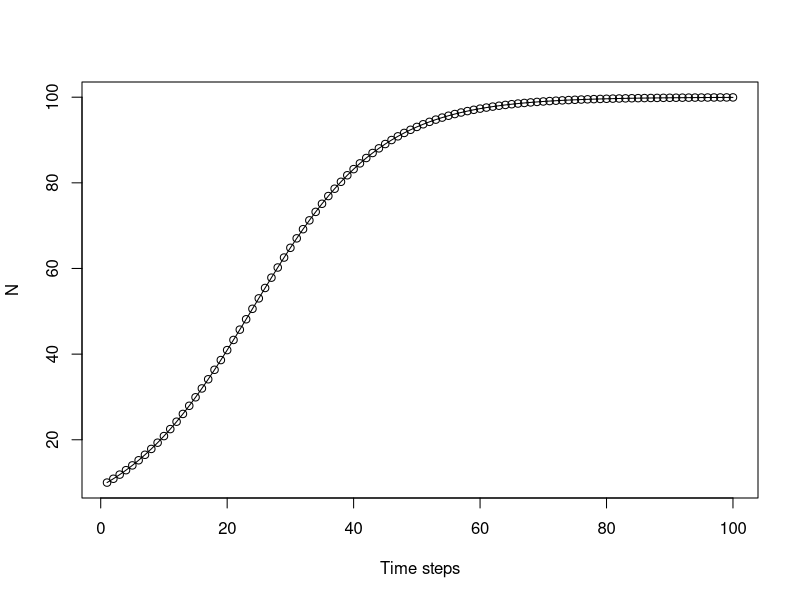
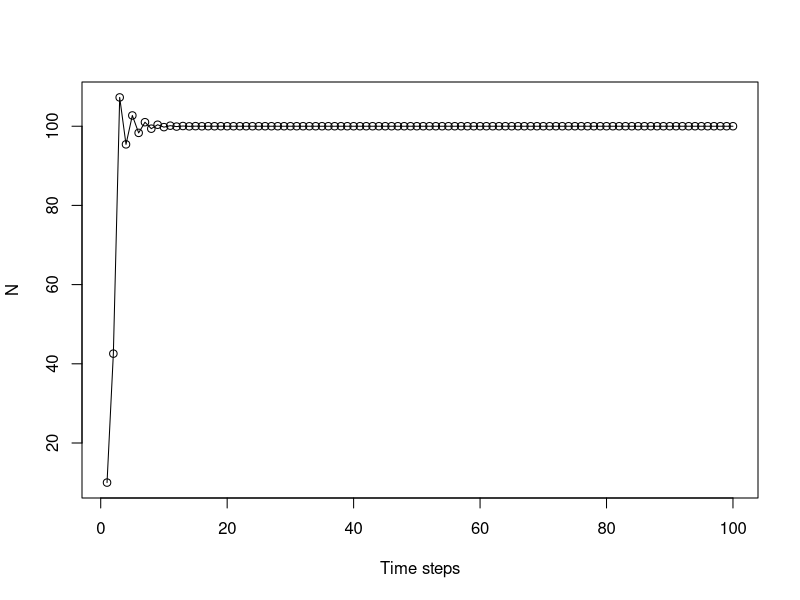
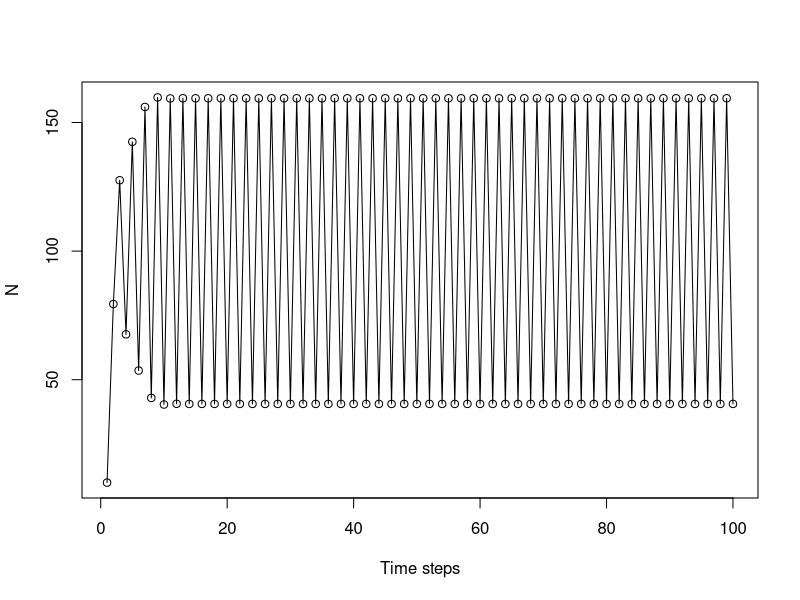
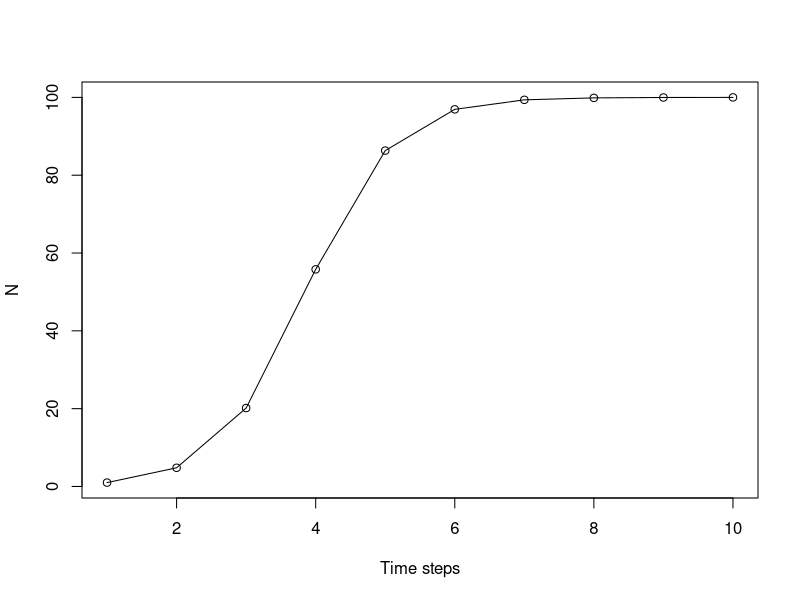

These figures' R source, in order:
#Daire Carroll 2025 as part of the BIO214 course updated
#Code to explore the influence of scramble and contest competition on populaiton growth

scramble <- function(R,K,N0,t){
  
  N <- c(N0)
  
  for(i in 2:(t)){
    N0 <- N0*R^(
      1 -
        (N0/K)
    )
    N[i] <- N0
  }
  
  plot(N, xlab = "Time steps", ylab = "N")
  lines(N)
  
  return(N)
  
} #Scramble competition function, feed it your model parameters

contest <- function(R,K,N0,t){
  
  N <- c(N0)
  
  for(i in 2:(t)){
    N0 <- N0*(
      (R*K) /
        (N0*(R-1) + K)
    )
    N[i] <- N0
  }
  
  plot(N, xlab = "Time steps", ylab = "N")
  lines(N)
  
  return(N)
  
} #Contest competition function, feed it your model parameters

###A few examples of scramble competition

scramble(R = 1.1, K = 100, N0 = 10, t = 100)

scramble(R = 5, K = 100, N0 = 10, t = 100)

scramble(R = 10, K = 100, N0 = 10, t = 100) #try altering the parameter values!

###A few examples of scramble competition

contest(R = 5, K = 100, N0 = 1, t = 10)

